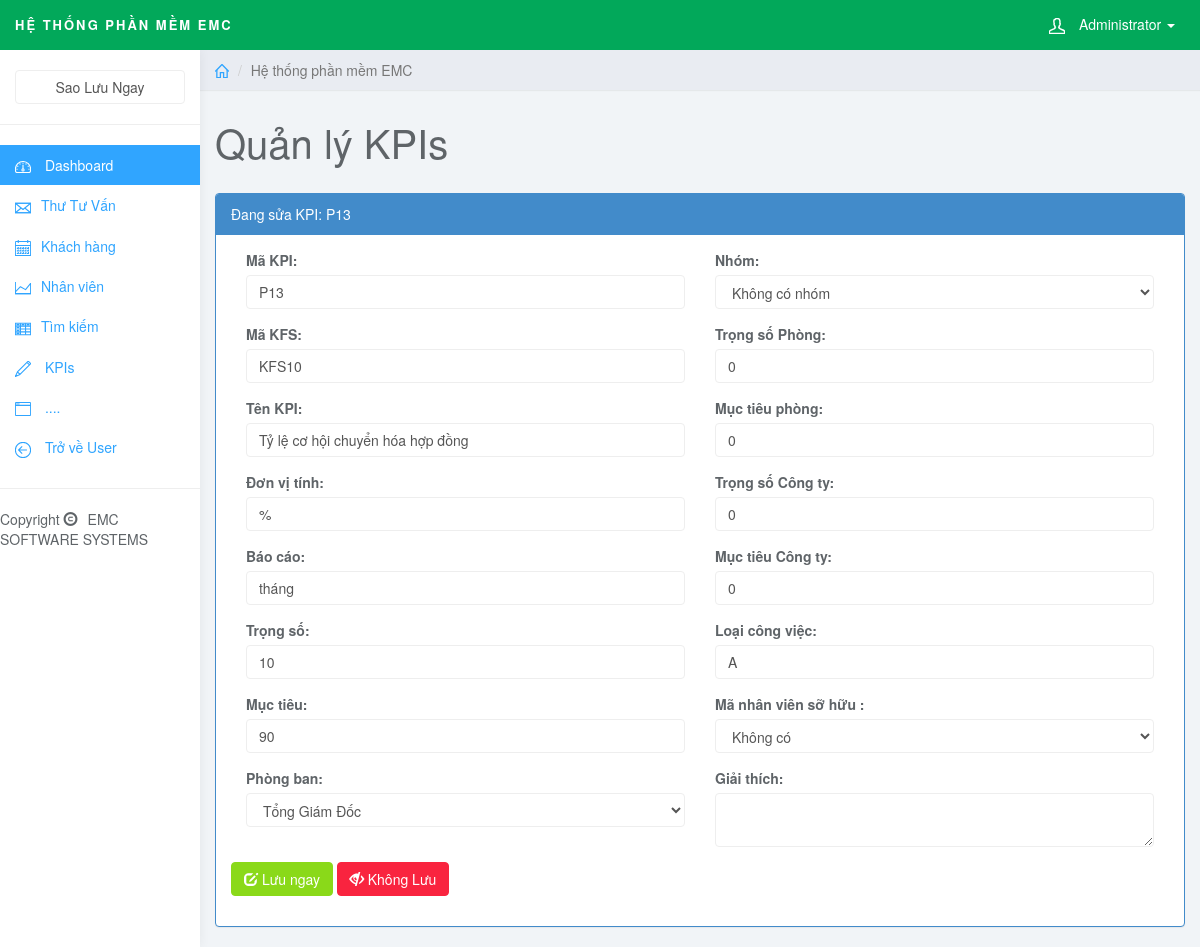
The page /msoft/ql_kpi_edit.php?id_kpi=78 (signed in) on the database its author committed.
### tables this page shows
CREATE TABLE `kpi` (
  `id_kpi` int(11) NOT NULL AUTO_INCREMENT,
  `makpi` varchar(30) NOT NULL,
  `makfs` varchar(10) NOT NULL,
  `tenkpi` varchar(200) NOT NULL,
  `dvt` varchar(10) NOT NULL,
  `bc` varchar(10) NOT NULL,
  `trongso` float NOT NULL,
  `mt` float NOT NULL,
  `id_pb` int(5) NOT NULL,
  `id_nh` int(11) NOT NULL,
  `trongso_p` float NOT NULL,
  `mt_p` float NOT NULL,
  `trongso_ct` float NOT NULL,
  `mt_ct` float NOT NULL,
  `lcv` varchar(5) NOT NULL,
  `idnv_sohuu` varchar(11) NOT NULL,
  `chuthich` text NOT NULL,
  PRIMARY KEY (`id_kpi`)
);

### lib/quanli.php (called while the page is built, shortened)
<?php
function suakpi($id_kpi){
	$qr = "SELECT * from kpi inner join phongban on kpi.id_pb = phongban.id_pb inner join nhom on kpi.id_nh = nhom.id_nh
			WHERE id_kpi = '$id_kpi'
			";
			$row = mysql_query($qr);
			return mysql_fetch_array($row);
}
?>

### msoft/ql_kpi_edit.php (the view, shortened to what this page needs)
<?php
require"../lib/quanli.php";
?>
<?php
	$id_kpi = $_GET["id_kpi"];
	$row_suakpi = suakpi($id_kpi);
?>
<!DOCTYPE html>
<html>
<?php require"block/head.php"; ?>
<body>
    <?php require"block/nav.php"; ?>
	<?php require"block/sidebar.php"; ?>
	<div class="col-sm-9 col-sm-offset-3 col-lg-10 col-lg-offset-2 main">
		<?php require"block/breadcrumb.php"; ?>
		<div class="row">
			<div class="col-lg-12">
				<h1 class="page-header">Quản lý KPIs</h1>
			</div>
		</div>
		<div class="row">
			<div class="col-lg-12">
			<div class="panel panel-primary">
				<div class="panel-heading">Đang sửa KPI: <?php echo $row_suakpi ["makpi"]?></div>
				<div class="panel-body">
                <form action="" method="post">
					<div class="col-sm-6">
						<div class="form-group">
						<label for="email"> Mã KPI:</label>
	                    <input class="form-control" name="makpi" value="<?php echo $row_suakpi ["makpi"]?>" type="text">
	   					</div>
						<div class="form-group">
						<label for="email"> Mã KFS:</label>
	                    <input class="form-control" name ="makfs"  value="<?php echo $row_suakpi ["makfs"]?>" type="text">
	   					</div>
	   					<div class="form-group">
	   					<label for="email">Tên KPI:</label>
	   					<input class="form-control" name ="tenkpi"  value="<?php echo $row_suakpi ["tenkpi"]?>" type="text">
	   					</div>
	   					<div class="form-group">
	   					<label for="email"> Đơn vị tính:</label>
	   					<input class="form-control" name ="dvt"  value="<?php echo $row_suakpi ["dvt"]?>" type="text">
	   					</div>
	   					<div class="form-group">
	   					<label for="email"> Báo cáo:</label>
	   					<input class="form-control" name ="bc"  value="<?php echo $row_suakpi ["bc"]?>" type="text">
	   					</div>
	   					<div class="form-group">
	   					<label for="email"> Trọng số:</label>
	   					<input class="form-control" name ="trongso"  value="<?php echo $row_suakpi ["trongso"]?>" type="text">
	   					</div>
	   					<div class="form-group">
	   					<label for="email"> Mục tiêu:</label>
	   					<input class="form-control" name ="mt"  value="<?php echo $row_suakpi ["mt"]?>" type="text">
	   					</div>
	   					<div class="form-group">
	   					<label for="email"> Phòng ban:</label>
						<select class="form-control" name="id_pb">
					<?php
						$name=mysql_query("select * from phongban");
								while($rown = mysql_fetch_array($name)){?>
		   						 <option value="<?php echo $rown["id_pb"]; ?>"><?php echo $rown['phongban']; ?></option>
							<?php }
					?>
	   					</select>
	   					</div>
					</div>
	   				<div class="col-sm-6">
	   					<div class="form-group">
	   					<label for="email"> Nhóm:</label>
						<select class="form-control" name="id_nh">
						<?php
						$name=mysql_query("select * from nhom");
								while($rown = mysql_fetch_array($name)){?>
		   						 <option value="<?php echo $rown["id_nh"]; ?>"><?php echo $rown['tennhom']; ?></option>
							<?php }
						?>
	   					</select>
	   					</div>
	   					<div class="form-group">
	   					<label for="email"> Trọng số Phòng:</label>
	   					<input class="form-control" name ="trongso_p"  value="<?php echo $row_suakpi ["trongso_p"]?>" type="text">
	   					</div>
	   					<div class="form-group">
	   					<label for="email"> Mục tiêu phòng:</label>
	   					<input class="form-control" name ="mt_p"  value="<?php echo $row_suakpi ["mt_p"]?>" type="text">
	   					</div>
	   					<div class="form-group">
	   					<label for="email"> Trọng số Công ty:</label>
	   					<input class="form-control" name ="trongso_ct"  value="<?php echo $row_suakpi ["trongso_ct"]?>" type="text">
	   					</div>
	   					<div class="form-group">
	   					<label for="email"> Mục tiêu Công ty:</label>
	   					<input class="form-control" name ="mt_ct"  value="<?php echo $row_suakpi ["mt_ct"]?>" type="text">
	   					</div>
	   					<div class="form-group">
	   					<label for="email"> Loại công việc:</label>
	   					<input class="form-control" name ="lcv"  value="<?php echo $row_suakpi ["lcv"]?>" type="text">
	   					</div>
	   					<div class="form-group">
	   					<label for="email"> Mã nhân viên sỡ hữu :</label>
	   					<select class="form-control" name="idnv_sohuu">
	   					 <option value="0"> Không có </option>
	   					</select>
	   					</div>
	   					<div class="form-group">
	   					<label for="email"> Giải thích:</label>
	   					<textarea class="form-control" name ="chuthich"><?php echo $row_suakpi ["chuthich"]?></textarea>
	   					</div>
					</div>
	            <div class="form-group">
					<button type="submit" name="edit" class="btn btn-success"><span class="glyphicon glyphicon-edit"></span> Lưu ngay</button>
					<button type="submit" name="exit" class="btn btn-danger"><span class="glyphicon glyphicon-eye-close"></span> Không Lưu</button>
				</div>
                </form>
        		</div>
			</div>
			</div>
		</div>
	</div>
</body>
</html>

### msoft/css/styles.css (style rules this page uses)
body { background: #f1f4f7; padding-top: 50px; color: #5f6468; }
h1, h2, h3, h4, h5, h6 { color: #5f6468; }
h1 { font-weight: 300; font-size: 40px; }
.form-control { border: 1px solid #eee; box-shadow: none; }
.btn-success, .btn-success:hover, .btn-success:focus, .btn-success:active, .btn-success.active, .open > .dropdown-toggle.btn-success, .btn-success.disabled, .btn-success[disabled], fieldset[disabled] .btn-success, .btn-success.disabled:hover, .btn-success[disabled]:hover, fieldset[disabled] .btn-success:hover, .btn-success.disabled:focus, .btn-success[disabled]:focus, fieldset[disabled] .btn-success:focus, .btn-success.disabled:active, .btn-success[disabled]:active, fieldset[disabled] .btn-success:active, .btn-success.disabled.active, .btn-success[disabled].active, fieldset[disabled] .btn-success.active { background-color: #8ad919; border-color: #8ad919; }
.btn-danger, .btn-danger:hover, .btn-danger:focus, .btn-danger:active, .btn-danger.active, .open > .dropdown-toggle.btn-danger, .btn-danger.disabled, .btn-danger[disabled], fieldset[disabled] .btn-danger, .btn-danger.disabled:hover, .btn-danger[disabled]:hover, fieldset[disabled] .btn-danger:hover, .btn-danger.disabled:focus, .btn-danger[disabled]:focus, fieldset[disabled] .btn-danger:focus, .btn-danger.disabled:active, .btn-danger[disabled]:active, fieldset[disabled] .btn-danger:active, .btn-danger.disabled.active, .btn-danger[disabled].active, fieldset[disabled] .btn-danger.active { background-color: #f9243f; border-color: #f9243f; }
h1.page-header { margin-top: 30px; border-bottom: 0; }

### rows shown on the page
kpi: makpi "P13", makfs "KFS10", tenkpi "Tỷ lệ cơ hội chuyển hóa hợp đồng", dvt "%", bc "tháng", trongso "10", mt "90", trongso_p "0", mt_p "0", trongso_ct "0", mt_ct "0", lcv "A"

### other values the page prints
$_SESSION["ten"] "Administrator"
form field id_pb "Tổng Giám Đốc"
form field id_nh "Không có nhóm"
